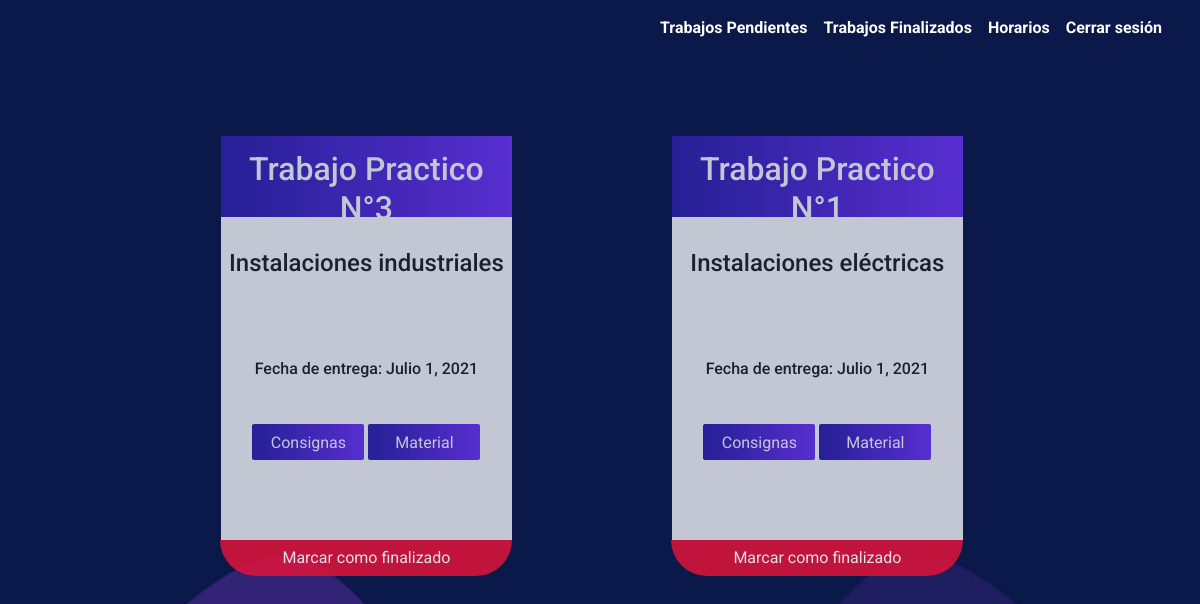
Page / (signed in) on the earlier database version.
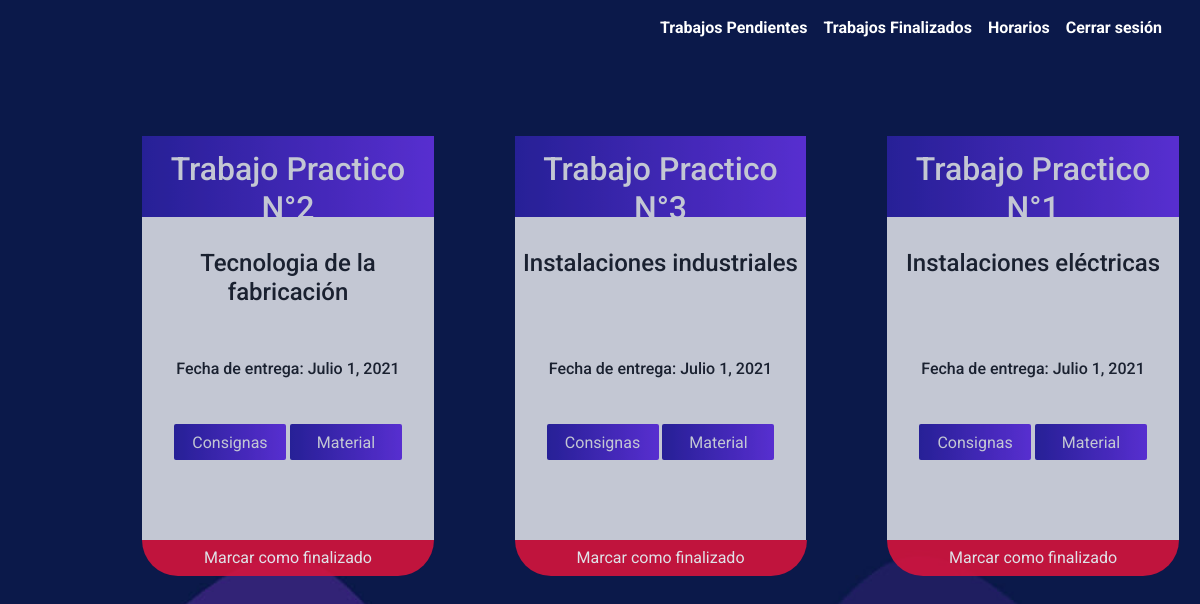
Same page on the later database version.
### trabajos/models.py (models this page shows, shortened)
class Tpsterminados(models.Model):
    user = models.ForeignKey(Usuario, on_delete=CASCADE)
    tps = models.ForeignKey(Tps, on_delete=CASCADE)
    status = models.BooleanField(default=True)

class Tps(models.Model):
    users = models.ManyToManyField(
        Usuario,  through='Tpsterminados')
    titulo = models.CharField(max_length=100)
    TECNOLOGIA_DE_LA_FABRICACION = 'TDF'
    MANTENIMIENTO_Y_REPARACION_DE_EQUIPOS = 'MYRDE'
    MAQUINAS_ELECTRICAS_Y_ENSAYOS = 'MEYE'
    SEGURIDAD_E_HIGIENE_INDUSTRIAL = 'SEHI'
    LABORATORIO_DE_ENSAYOS_INDUSTRIALES = 'LDEI'
    INSTALACIONES_INDUSTRIALES = 'II'
    RELACIONES_HUMANAS = 'RH'
    TALLER_DE_ELECTROMECANICA = 'TE'
    ORGANIZACION_INDUSTRIAL = 'OI'
    INSTALACIONES_ELECTRICAS = 'IE'
    EDUCACION_FISICA = 'EF'
    EQUIPOS_Y_APARATOS_DE_MANIOBRA_Y_TRANSPORTE = 'EYADMYT'
    MATERIAS_CHOICES = [
        (TECNOLOGIA_DE_LA_FABRICACION, 'Tecnologia de la fabricación'),
        (MANTENIMIENTO_Y_REPARACION_DE_EQUIPOS, 'Mantenimiento y R de equipos'),
        (MAQUINAS_ELECTRICAS_Y_ENSAYOS, 'Máquinas eléctricas y ensayos'),
        (SEGURIDAD_E_HIGIENE_INDUSTRIAL, 'Seguridad e higiene industrial'),
        (LABORATORIO_DE_ENSAYOS_INDUSTRIALES,
         'Laboratorio de ensayos industriales'),
        (INSTALACIONES_INDUSTRIALES, 'Instalaciones industriales'),
        (RELACIONES_HUMANAS, 'Relaciones humanas'),
        (TALLER_DE_ELECTROMECANICA, 'Taller de electromecánica'),
        (ORGANIZACION_INDUSTRIAL, 'Organización industrial'),
        (INSTALACIONES_ELECTRICAS, 'Instalaciones eléctricas'),
        (EDUCACION_FISICA, 'Educacion fisica'),
        (EQUIPOS_Y_APARATOS_DE_MANIOBRA_Y_TRANSPORTE,
         'Equipos y aparatos de maniobra y transporte')
    ]
    materia = models.CharField(
        max_length=8, choices=MATERIAS_CHOICES, default=None)
    fecha_actual = models.DateField(default=timezone.now)
    fecha_entrega = models.DateField(auto_now=False, auto_now_add=False)
    material = models.URLField()
    consignas = models.URLField()

### trabajos/views.py (the view)
# urls.py: path("", views.index, name="index"),
def index(request):
    if request.user.is_authenticated:
        if request.method == 'GET':
            trabajos = Tpsterminados.objects.filter(
                status=True, user=request.user)
            return render(request, "usuario/index.html", {
                'trabajos': trabajos
            })
        else:
            trabajoid = request.POST['id']
            Tpsterminados.objects.filter(id=trabajoid).update(status=False)
            return HttpResponseRedirect(reverse('acc:finalizados'))
    else:
        return HttpResponseRedirect(reverse('acc:login'))

### trabajos/templates/usuario/index.html (shortened to what this page needs)
{% extends "usuario/indexlayout.html" %}
{% load static %}
{% block css %}
<link rel="stylesheet" href="{% static 'usuario/index.css' %}">
{% endblock %}
{% block body%}
  <div class="tarjeta-contenedor">
    {% for trabajo in trabajos %}
    <div class="tarjeta-wrapper">
      <div class="tarjeta">
        <div class="title">
          <h1 class="t">{{ trabajo.tps.titulo }}</h1>
        </div>
        <div class="materia">
          <h3>{{ trabajo.tps.get_materia_display }}</h3>
        </div>
        <div class="entrega">
          <h3>Fecha de entrega: {{ trabajo.tps.fecha_entrega }}</h3>
        </div>
        <div class="botones">
          <button type="button" class="boton" id="boton1">
            <a href="{{ trabajo.tps.consignas }}">Consignas</a>
          </button>
          <button type="button" class="boton" id="boton2">
            <a href="{{ trabajo.tps.material }}">Material</a>
          </button>
        </div>
      </div>
      <div class="activo">
        <form action="/" method="POST" class="form">
          <button type="submit" class="entregado">
              Marcar como finalizado
            </button>
      </form>
      </div>
    </div>
    {% empty %}
    <div class="empty-container">
      <h1 class="empty">¡Estas al dia!</h1>
      <p>No tenes ningun trabajo pendiente</p>
    </div>
    {% endfor %}
  </div>
{% endblock %}

Differences in the rows shown:
now on this page (row edited): Tpsterminados: tps.titulo "Trabajo Practico N°2", tps.materia "Tecnologia de la fabricación", tps.fecha_entrega "Julio 1, 2021"
